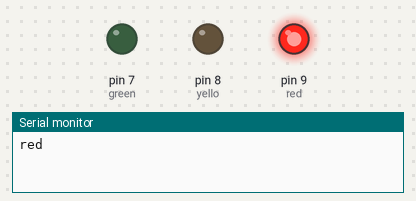
A sketch run on a simulated Arduino Uno, built with avr-gcc and run on an emulated ATmega328P. Shown: output pins drawn as LEDs (lit = HIGH), the last lines printed to the serial monitor.

Above: at 0.05 s.
At 6.05 s:
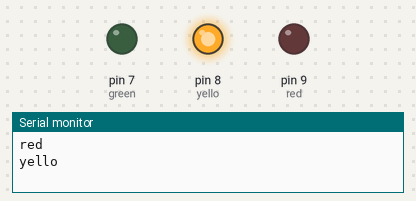
At 9.05 s:
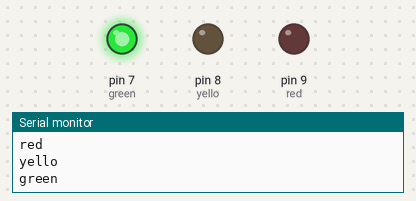
At 11.95 s:
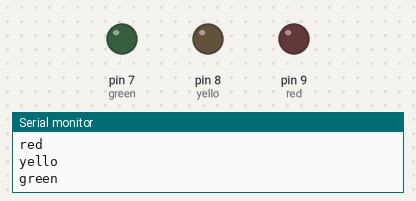
Timing chart, 0 to 15.6 s (numbered marks = the images above):
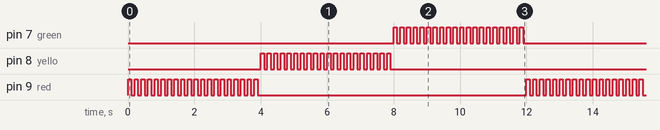

The sketch:

0325homework.ino
```cpp
int red = 9;
int yello = 8;
int green = 7;
void setup() {
  pinMode(red,OUTPUT );
  pinMode(yello, OUTPUT);
  pinMode(green, OUTPUT);
  Serial.begin(9600);
}

void loop() {
  Serial.println("red");
  for (int i = 0 ; i < 20 ; i++){
    digitalWrite(red, HIGH);
    delay(100);
    digitalWrite(red, LOW);
    delay(100);
  }
  Serial.println("yello");
  for (int i = 0 ; i < 20 ; i++){
    digitalWrite(yello, HIGH);
    delay(100);
    digitalWrite(yello, LOW);
    delay(100);
  }
  Serial.println("green");
  for (int i = 0 ; i < 20 ; i++){
    digitalWrite(green, HIGH);
    delay(100);
    digitalWrite(green, LOW);
    delay(100);
  }
}
```

Measured:
- by itself, pin 7 (green): moves between LOW and HIGH, repeating every 12.0 s
- by itself, pin 8 (yello), pin 9 (red): repeats every 12.0 s: HIGH 0.10 s, LOW 8.1 s, 19 × (HIGH 0.10 s, LOW 0.10 s)
